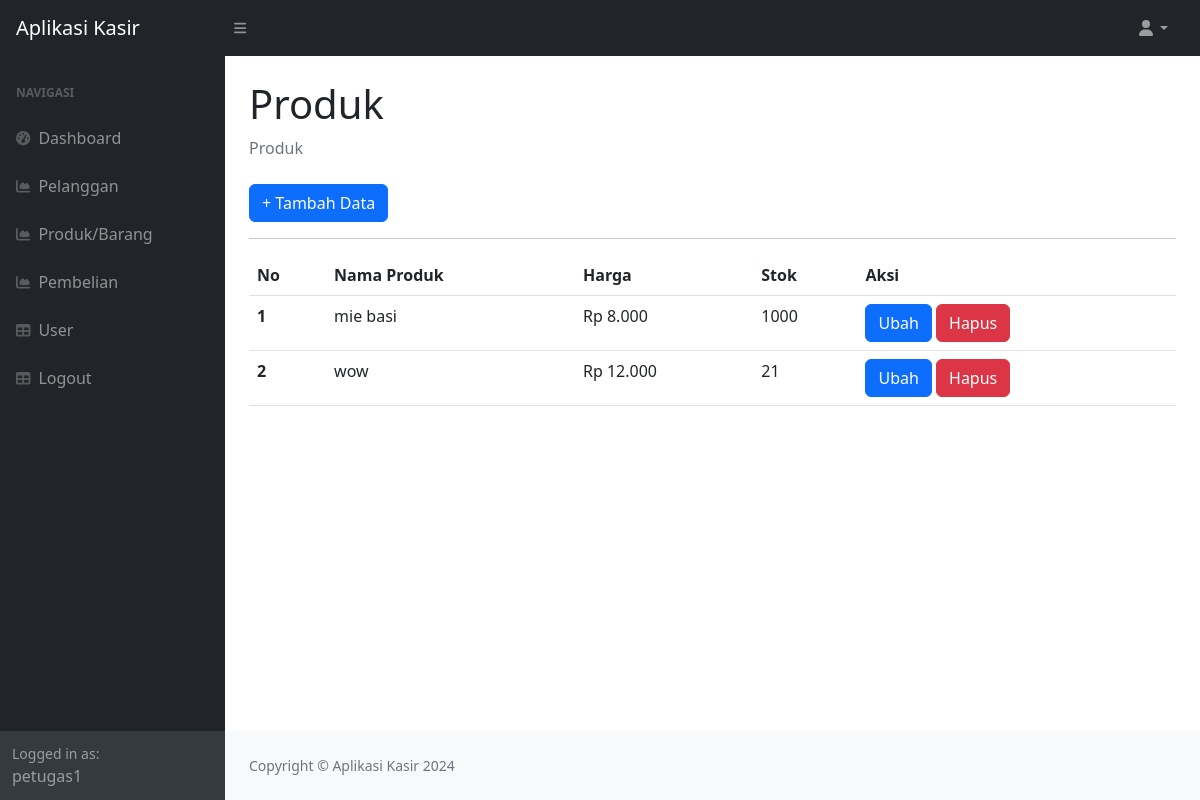
The page /?page=produk (signed in) on the database its author committed.
### tables this page shows
CREATE TABLE `produk` (
  `id_produk` int(11) NOT NULL,
  `nama_produk` varchar(255) DEFAULT NULL,
  `harga` int(10) DEFAULT NULL,
  `stok` int(11) DEFAULT NULL
);

### produk.php (the view)
<div class="container-fluid px-4">
    <h1 class="mt-4">Produk</h1>
    <ol class="breadcrumb mb-4">
        <li class="breadcrumb-item active">Produk</li>
    </ol>
    <a href="?page=produk_tambah" class="btn btn-primary"> + Tambah Data</a>
    <hr>
    <table class="table">
        <thead>
            <tr>
                <th>No</th>
                <th>Nama Produk</th>
                <th>Harga</th>
                <th>Stok</th>
                <th>Aksi</th>
            </tr>
        </thead>
        <tbody>
            <?php
            $nomor = 1;
            $query = mysqli_query($koneksi, "SELECT * FROM produk");
            while ($data = mysqli_fetch_array($query)) {
                ?>
                <tr>
                    <th scope="row"><?php echo $nomor++; ?></th>
                    <td><?php echo $data['nama_produk']; ?></td>
                    <td><?php echo 'Rp ' . number_format($data['harga'], 0, ',', '.'); ?></td>
                    <td><?php echo $data['stok']; ?></td>
                    <td>
                        <a href="?page=produk_ubah&&id=<?php echo $data['id_produk']; ?>" class="btn btn-primary">Ubah</a>
                        <a href="?page=produk_hapus&&id=<?php echo $data['id_produk']; ?>" class="btn btn-danger">Hapus</a>
                    </td>
                </tr>
                <?php
            }
            ?>
        </tbody>
    </table>
</div>

### rows shown on the page
produk: nama_produk "mie basi", harga "8.000", stok "1000"
produk: nama_produk "wow", harga "12.000", stok "21"

### other values the page prints
$_SESSION['user']['nama'] "petugas1"
